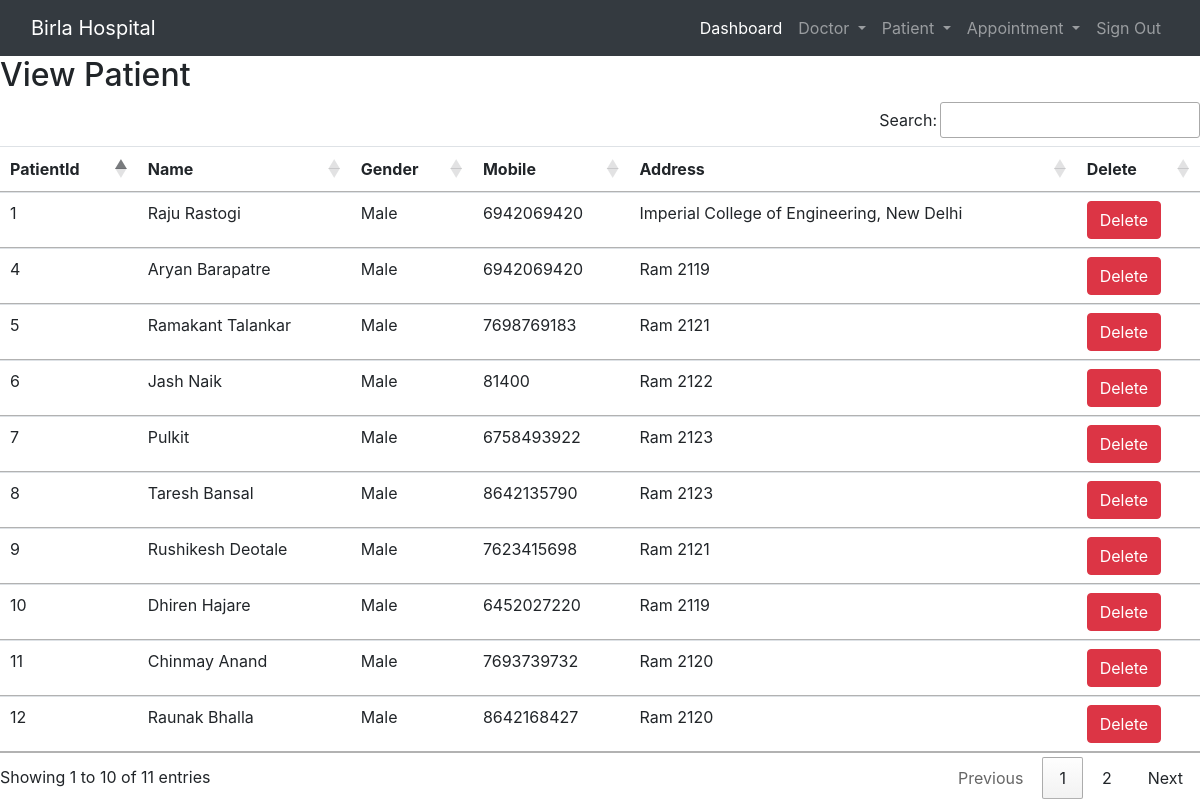
Page /view_patient/ (signed in) on the committed database.
### hospital/models.py (models this page shows)
class Patient(models.Model):
    name = models.CharField(max_length=50)
    gender = models.CharField(max_length=10)
    mobile = models.IntegerField(null=True)
    address = models.TextField()

### hospital/views.py (the view)
# urls.py: path('view_patient/', View_Patient, name='view_patient'),
def View_Patient(request):
    if not request.user.is_staff:
        return redirect('admin_login')
    doc = Patient.objects.all()
    d = {'doc': doc}
    return render(request, 'view_patient.html', d)

### hospital/templates/view_patient.html
{% include 'base.html' %}
{% include 'navigation.html' %}
{% block content %}
<div>
    <h2>View Patient</h2>
    <table id="example" class="table table-hover">
        <thead>
            <tr>
                <th>PatientId</th>
                <th>Name</th>
                <th>Gender</th>
                <th>Mobile</th>
                <th>Address</th>
                <th>Delete</th>
            </tr>
        </thead>
        <tbody>
            {% for i in doc %}
            <tr>
                <td>{{i.id}}</td>
                <td>{{i.name}}</td>
                <td>{{i.gender}}</td>
                <td>{{i.mobile}}</td>
                <td>{{i.address}}</td>
                <td><a href="{% url 'delete_patient' i.id %}"
                        onclick="return confirm('Are you sure that you want to delete')"
                        class="btn btn-danger">Delete</a></td>
            </tr>
            {% endfor %}
        </tbody>
    </table>
</div>
{% endblock content %}

### rows in the picture
Patient: id "1", name "Raju Rastogi", gender "Male", mobile "6942069420", address "Imperial College of Engineering, New Delhi"
Patient: id "4", name "Aryan Barapatre", gender "Male", mobile "6942069420", address "Ram 2119"
Patient: id "5", name "Ramakant Talankar", gender "Male", mobile "7698769183", address "Ram 2121"
Patient: id "6", name "Jash Naik", gender "Male", mobile "81400", address "Ram 2122"
Patient: id "7", name "Pulkit", gender "Male", mobile "6758493922", address "Ram 2123"
Patient: id "8", name "Taresh Bansal", gender "Male", mobile "8642135790", address "Ram 2123"
Patient: id "9", name "Rushikesh Deotale", gender "Male", mobile "7623415698", address "Ram 2121"
Patient: id "10", name "Dhiren Hajare", gender "Male", mobile "6452027220", address "Ram 2119"
Patient: id "11", name "Chinmay Anand", gender "Male", mobile "7693739732", address "Ram 2120"
Patient: id "12", name "Raunak Bhalla", gender "Male", mobile "8642168427", address "Ram 2120"
